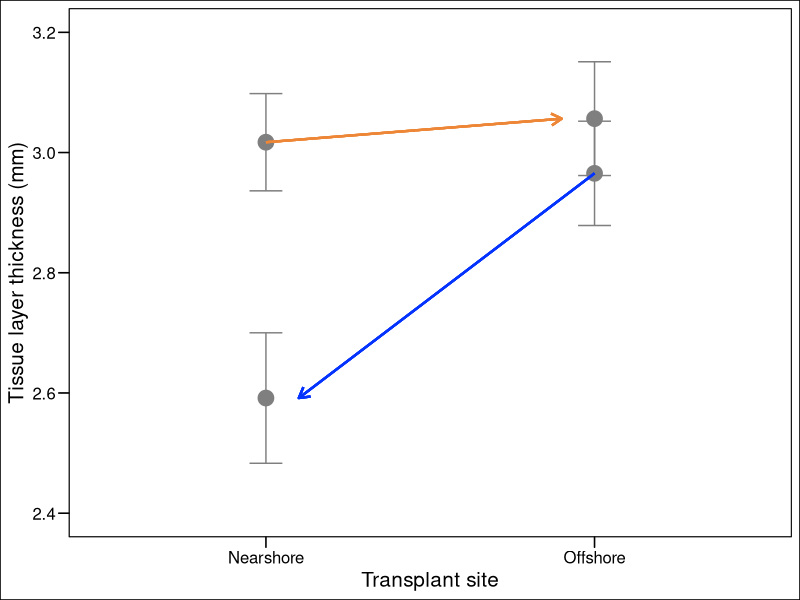

Here is the R script that generated this plot: (Note: this script raises an error after producing the figure.)
library(plotrix)
library(ggplot2)
library(ggthemes)
cols<-c("#ED8636","#0433FF")

after<-read.csv("Data/tissue_thickness_A.csv", header=T) 
nn<-subset(after, Treatment=="NN")
no<-subset(after, Treatment=="NO")
on<-subset(after, Treatment=="ON")
oo<-subset(after, Treatment=="OO")

Origin<-c("Nearshore","Nearshore","Offshore","Offshore")
stats2<-data.frame(Site=c("Nearshore","Offshore","Nearshore","Offshore"),
                   Origin=c("Nearshore","Nearshore","Offshore","Offshore"),
                   Type=c("NN","ON","NO","OO"), 
                   Tissue=c(mean(nn$Thickness), mean(no$Thickness),mean(on$Thickness),mean(oo$Thickness)), 
                   SE=c(std.error(nn$Thickness), std.error(no$Thickness), std.error(on$Thickness),std.error(oo$Thickness)))



ggplot(stats2, aes(x=Site,y=Tissue,color=factor(Origin)))+geom_point()+
    geom_errorbar(mapping=aes(ymin=Tissue-SE, ymax=Tissue+SE,color=factor(Origin)), width=.1)+
    scale_color_manual("Origin", breaks=c(1,2), values=cols)+
    geom_point(aes(fill=factor(Origin)),size=5)+
    scale_fill_manual("Origin", breaks=c(1,2), values=cols)+
    labs(x="Transplant site",y="Tissue layer thickness (mm)") +theme_base()+theme(legend.position="none", text = element_text(size=15))+scale_y_continuous(limits = c(2.4, 3.2))+
    geom_segment(data=stats2, mapping=aes(x=1, y=stats2[1,4], xend=1.90, yend=stats2[2,4]), size=.8, arrow=arrow(length = unit(0.3, "cm")),color='#ED8636')+
    geom_segment(data=stats2, mapping=aes(x=2, y=stats2[4,4], xend=1.1, yend=stats2[3,4]), size=.8, arrow=arrow(length = unit(0.3, "cm")), color='#0433FF')
ggsave(filename="~/Dropbox/R/RTE_Analysis/TissueLayer.pdf",width=4, height=3.8, units='in',device='pdf', plot=plot1 )

#no arrows
plot2<-ggplot(stats2, aes(x=Site,y=Tissue,color=factor(Origin)))+geom_point()+
    geom_errorbar(mapping=aes(ymin=Tissue-SE, ymax=Tissue+SE,color=factor(Origin)), width=.17)+
    scale_color_manual("Origin", breaks=c(1,2), values=cols)+
    geom_point(aes(fill=factor(Origin)),size=5)+
    scale_fill_manual("Origin", breaks=c(1,2), values=cols)+
    theme(plot.margin = unit(c(0,0,0,0), "lines"))+
    labs(x="Transplant site",y="Tissue layer thickness (mm)") +theme_bw()+theme(legend.position="none")+scale_y_continuous(limits = c(2.4, 3.2))+
    geom_segment(data=stats2, mapping=aes(x=1, y=stats2[1,4], xend=2, yend=stats2[2,4]), size=.8, color=cols[1])+
    geom_segment(data=stats2, mapping=aes(x=2, y=stats2[4,4], xend=1, yend=stats2[3,4]), size=.8,  color='#0433FF')+
    theme(axis.text.x =element_text(size=12, color="black"), panel.grid.major.x = element_blank(), axis.title = element_text(size=14))

plot2<-plot2+annotate("point", x = 2, y =2.52 , colour = cols[1], size=4)+annotate(geom="text", x=2.3, y=2.52, label="Nearshore",color =cols[1], size=4)+
    annotate("point", x = 2, y =2.45 , colour = cols[2], size=4)+annotate(geom="text", x=2.26, y=2.45, label="Offshore",color =cols[2], size=4)+
    annotate(geom="text", x=1.1, y=3.05, label="a",color ='black', size=4)+
    annotate(geom="text", x=1.05, y=2.65, label="b",color ='black', size=4)+
    annotate(geom="text", x=2.1, y=3.1, label="a",color ='black', size=4)+
    annotate(geom="text", x=2.1, y=2.95, label="a",color ='black', size=4)
plot2
ggsave(filename="Output/TissueLayer1.pdf",width=4, height=3.8, units='in',device='pdf', plot=plot2 )

